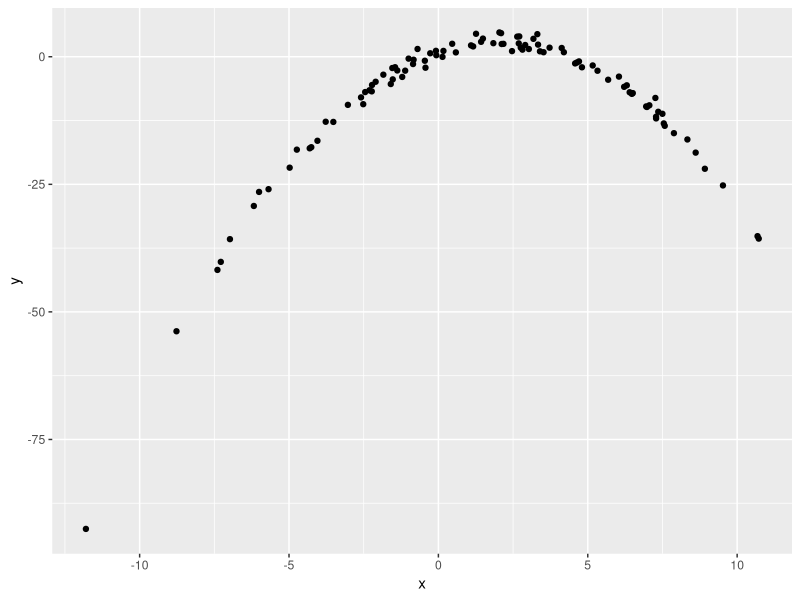

This chart was generated by the following R code:
## ---- chunk 1
library(tidyverse)

df = tibble(
  x = rnorm(100, 2, 5),
  y = 1 + 2 * x - .5 * x ^ 2 + rnorm(100)
)

df |>
  ggplot(aes(x = x, y = y)) +
  geom_point()
